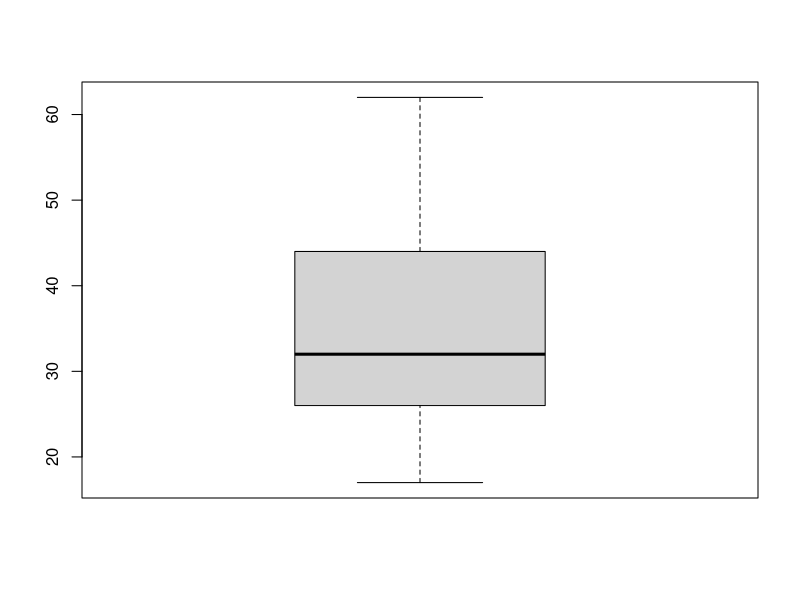

Write the R code that produced this figure.
## ---- chunk 1
knitr::opts_chunk$set(echo = TRUE)
library(tidyverse)
## Include the command to load the data here!!!!
## ---- chunk 2
BMI <- c(25, 27, 31, 62, 33, 48, 24, 32, 17, 62, 40)
boxplot(BMI)

